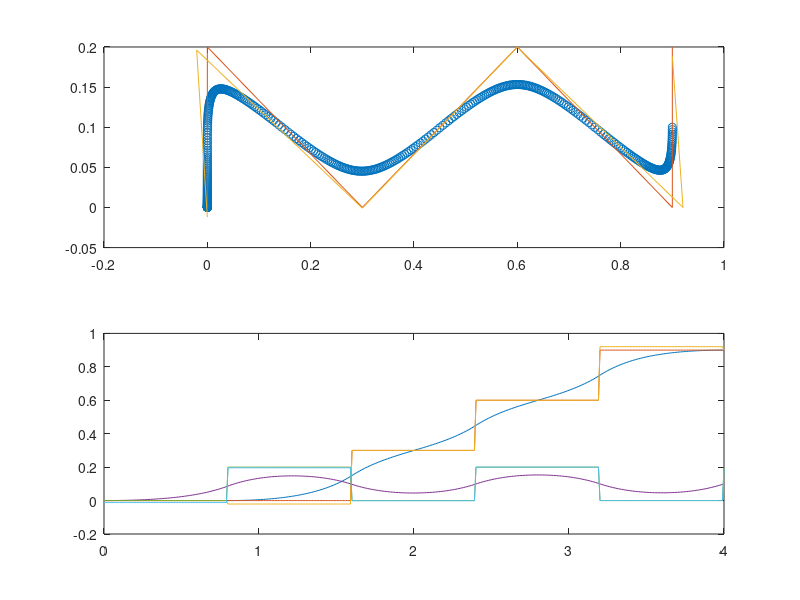

MATLAB code for this plot:
%%%%%%%%%%%%%%%%%%%%%%%%%%%%%%%%%%%%%%%%%%%%%%%%%%%%%%%%%%%%%%%%%%%%%%%%%%%%%%%%
clear;										% 変数の初期化
											% ★★★足の着地時間(s)，x方向の位置(m)，y方向の位置(m)
foot = [0 0 0; 0.8 0.0 0.2; 1.6 0.3 0.0; 2.4 0.6 0.2; 3.2 0.9 0.0; 4.0 0.9 0.2; 100 0.9 0.2];
calculate_period = 4.0;						% 歩行パターンを生成する期間(s)
dt = 0.01;									% サンプリングタイム (s)
zh = 0.8;									% 重心位置 (m)
g  = 9.8;									% 重力加速度 (m/s^2)

t = 0:dt:calculate_period;

%%%%%%%%%%%%%%%%%%%%%%%%%%%%%%%%%%%%%%%%%%%%%%%%%%%%%%%%%%%%%%%%%%%%%%%%%%%%%%%%

i = 1;										% 目標ZMP波形の生成
n = 1;										% 足の着地時間・位置 foot → 目標ZMPパターン prefx, prefy
for tt = 0:dt:calculate_period+1
	if (tt == foot(n,1))
		prefx(i) = foot(n,2);
		prefy(i) = foot(n,3);
		n = n + 1;
	else
		prefx(i) = prefx(i-1);
		prefy(i) = prefy(i-1);
	endif
	i = i + 1;
endfor

%%%%%%%%%%%%%%%%%%%%%%%%%%%%%%%%%%%%%%%%%%%%%%%%%%%%%%%%%%%%%%%%%%%%%%%%%%%%%%%%

i = n = 1;
px = py = 0;
x = y = xi = yi = 0;
xd = yd = xdi = ydi = 0;
a = 10;
b = 1;
Tc = sqrt(zh/g);
t0 = 0;

for tt = t
	x = (xi - px)*cosh((tt - t0)/Tc)+Tc*xdi*sinh((tt - t0)/Tc)+px;
	y = (yi - py)*cosh((tt - t0)/Tc)+Tc*ydi*sinh((tt - t0)/Tc)+py;
	xd = (xi - px)/Tc*sinh((tt - t0)/Tc)+xdi*cosh((tt - t0)/Tc);
	yd = (yi - py)/Tc*sinh((tt - t0)/Tc)+ydi*cosh((tt - t0)/Tc);

	if (tt == foot(n,1))
		t0 = foot(n,1);
		xi = x;
		yi = y;
		xdi = xd;
		ydi = yd;
		px = foot(n,2);
		py = foot(n,3);
		Tsup = foot(n+1,1)-foot(n,1);
		C = cosh(Tsup/Tc);
		S = sinh(Tsup/Tc);
		xb = (foot(n+1,2)-foot(n,2))/2;
		yb = (foot(n+1,3)-foot(n,3))/2;
		vxb = (C+1)/(Tc*S)*xb;
		vyb = (C-1)/(Tc*S)*yb;
		x_des = px + xb;
		y_des = py + yb;
		xd_des = vxb;
		yd_des = vyb;
		D = a*(C-1)^2+b*(S/Tc)^2;
		px = -a*(C-1)/D*(x_des-C*xi-Tc*S*xdi)-b*S/(Tc*D)*(xd_des-S/Tc*xi-C*xdi);
		py = -a*(C-1)/D*(y_des-C*yi-Tc*S*ydi)-b*S/(Tc*D)*(yd_des-S/Tc*yi-C*ydi);
		n = n + 1;
	endif

	x0(i) = x;				% 重心位置の描画用
	y0(i) = y;
	x1(i) = prefx(i);		% 目標ZMP位置の描画用
	y1(i) = prefy(i);
	x2(i) = px;				% 実際のZMP位置の描画用
	y2(i) = py;
	i = i + 1;
endfor
subplot(2,1,1);				% グラフの描画
plot(x0, y0, "o", x1, y1, x2, y2);
subplot(2,1,2);
plot(t, x0, t, x1, t, x2, t, y0, t, y1, t, y2);
